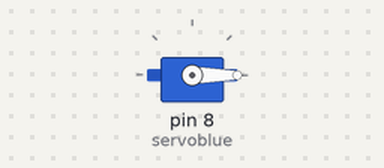
Bench run of a sketch on a simulated Arduino Uno, built with avr-gcc and run on an emulated ATmega328P. Shown: servo.

Above: at 0.05 s.
Timing chart, 0 to 4.6 s (numbered marks = the images above):
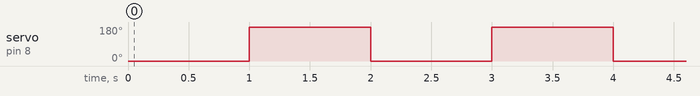

The sketch:

servo_motor.ino
```cpp
#include <Servo.h> //Include the servo library
Servo servoblue; //The servo gets the name “servoblue”
void setup()
{
servoblue.attach(8); //The signal line of the servo is on pin 8
}
void loop()
{
servoblue.write(0); //Position 1 with an angle of 0°
delay(1000); //Wait 3 seconds
servoblue.write(180); //Position 2 with an angle of 90°
delay(1000); //Wait 3 seconds

}
```

Measured:
- by itself, servo on pin 8 (servoblue): alternates 180° for 1.0 s and 0° for 1.0 s
